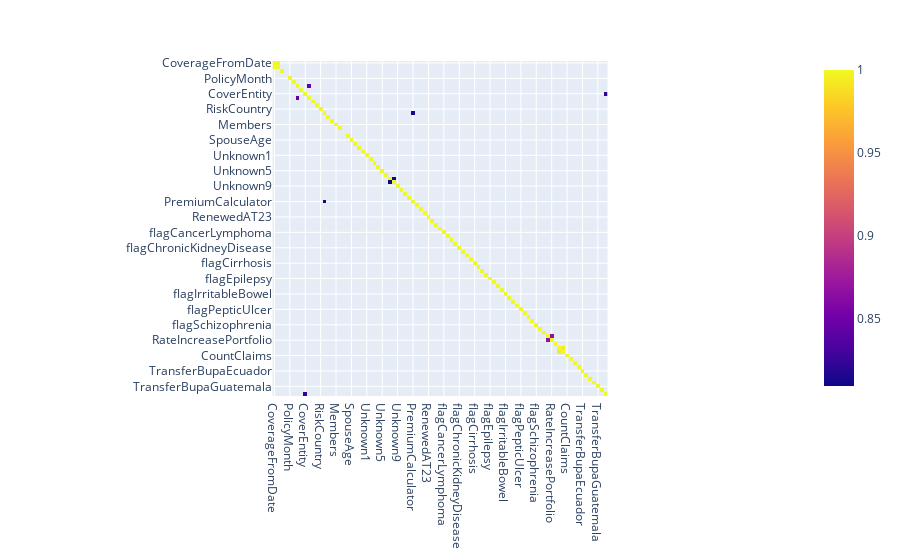

Notebook code for this chart:
### Code cell
import plotly.express as px
corr_mat = df.drop('PH_ContactBaseID', axis=1).apply(lambda x : pd.factorize(x)[0]).corr(method='pearson', min_periods=1)
fig = px.imshow(corr_mat[corr_mat > .8])
fig.show()

### Figure 1 — Plotly figure (JSON) as saved in the notebook; plotly's stock layout.template omitted (floating-point values rounded to 4 significant figures; data arrays with more than 128 entries replaced by an {"elided": "..."} marker saying what was removed)
{"data": [{"coloraxis": "coloraxis", "hovertemplate": "x: %{x}<br>y: %{y}<br>color: %{z}<extra></extra>", "name": "0", "type": "heatmap", "x": ["CoverageFromDate", "CoverageThruDate", "PolicyYear", "Orden", "PolicyMonth", "BillingFreq", "PlanKey", "RegionKey", "CoverEntity", "CoverProduct", "CoverPlan", "ProductGroup", "RiskCountry", "RateClassL0", "RateClassL1", "Duration", "Members", "FamilyStructure", "GuarianAge", "OwnerAge", "SpouseAge", "DependentsCountLT23", "DependentsCountAT23", "UnknownCount", "Unknown1", "Unknown2", "Unknown3", "Unknown4", "Unknown5", "Unknown6", "Unknown7", "Unknown8", "Unknown9", "Renewal", "LapseMid", "LapseFull", "PremiumCalculator", "PremiumIn", "PremiumOut", "PremiumOutConstant", "RenewedAT23", "flagAlcoholMisuse", "flagAsthma", "flagAtrialFibrillation", "flagCancerLymphoma", "flagCancerMetastatic", "flagCancerNonMetastatic", "flagChronicHeartFailure", "flagChronicKidneyDisease", "flagChronicPain", "flagChronicPulmonaryDisease", "flagChronicViralHepatitis", "flagCirrhosis", "flagDementia", "flagDepression", "flagDiabetes", "flagEpilepsy", "flagHypertension", "flagHypothyroidism", "flagInflammatoryBowel", "flagIrritableBowel", "flagMultipleSclerosis", "flagMyocardialInfarction", "flagParkinsons", "flagPepticUlcer", "flagPeripheralVascular", "flagPsoriasis", "flagRheumatoidArthritis", "flagSchizophrenia", "flagSevereConstipation", "flagStroke", "RateIncrease", "RateIncreasePortfolio", "RateIncreaseAge", "PaidClaims", "IncurredClaims", "CountClaims", "DenialsL12", "DeadEndFlag", "TransferBupaMexico", "TransferBupaEcuador", "TransferBupaDR", "TransferBupaBolivia", "TransferBupaPanama", "TransferBupaGuatemala", "SuccessorsFoundDiffNumber", "tipo_poliza"], "xaxis": "x", "y": ["CoverageFromDate", "CoverageThruDate", "PolicyYear", "Orden", "PolicyMonth", "BillingFreq", "PlanKey", "RegionKey", "CoverEntity", "CoverProduct", "CoverPlan", "ProductGroup", "RiskCountry", "RateClassL0", "RateClassL1", "Duration", "Members", "FamilyStructure", "GuarianAge", "OwnerAge", "SpouseAge", "DependentsCountLT23", "DependentsCountAT23", "UnknownCount", "Unknown1", "Unknown2", "Unknown3", "Unknown4", "Unknown5", "Unknown6", "Unknown7", "Unknown8", "Unknown9", "Renewal", "LapseMid", "LapseFull", "PremiumCalculator", "PremiumIn", "PremiumOut", "PremiumOutConstant", "RenewedAT23", "flagAlcoholMisuse", "flagAsthma", "flagAtrialFibrillation", "flagCancerLymphoma", "flagCancerMetastatic", "flagCancerNonMetastatic", "flagChronicHeartFailure", "flagChronicKidneyDisease", "flagChronicPain", "flagChronicPulmonaryDisease", "flagChronicViralHepatitis", "flagCirrhosis", "flagDementia", "flagDepression", "flagDiabetes", "flagEpilepsy", "flagHypertension", "flagHypothyroidism", "flagInflammatoryBowel", "flagIrritableBowel", "flagMultipleSclerosis", "flagMyocardialInfarction", "flagParkinsons", "flagPepticUlcer", "flagPeripheralVascular", "flagPsoriasis", "flagRheumatoidArthritis", "flagSchizophrenia", "flagSevereConstipation", "flagStroke", "RateIncrease", "RateIncreasePortfolio", "RateIncreaseAge", "PaidClaims", "IncurredClaims", "CountClaims", "DenialsL12", "DeadEndFlag", "TransferBupaMexico", "TransferBupaEcuador", "TransferBupaDR", "TransferBupaBolivia", "TransferBupaPanama", "TransferBupaGuatemala", "SuccessorsFoundDiffNumber", "tipo_poliza"], "yaxis": "y", "z": {"elided": "87x87 float values"}}], "layout": {"coloraxis": {"colorscale": [[0, "#0d0887"], [0.1111, "#46039f"], [0.2222, "#7201a8"], [0.3333, "#9c179e"], [0.4444, "#bd3786"], [0.5556, "#d8576b"], [0.6667, "#ed7953"], [0.7778, "#fb9f3a"], [0.8889, "#fdca26"], [1, "#f0f921"]]}, "margin": {"t": 60}, "xaxis": {"anchor": "y", "constrain": "domain", "domain": [0, 1], "scaleanchor": "y"}, "yaxis": {"anchor": "x", "autorange": "reversed", "constrain": "domain", "domain": [0, 1]}}}
